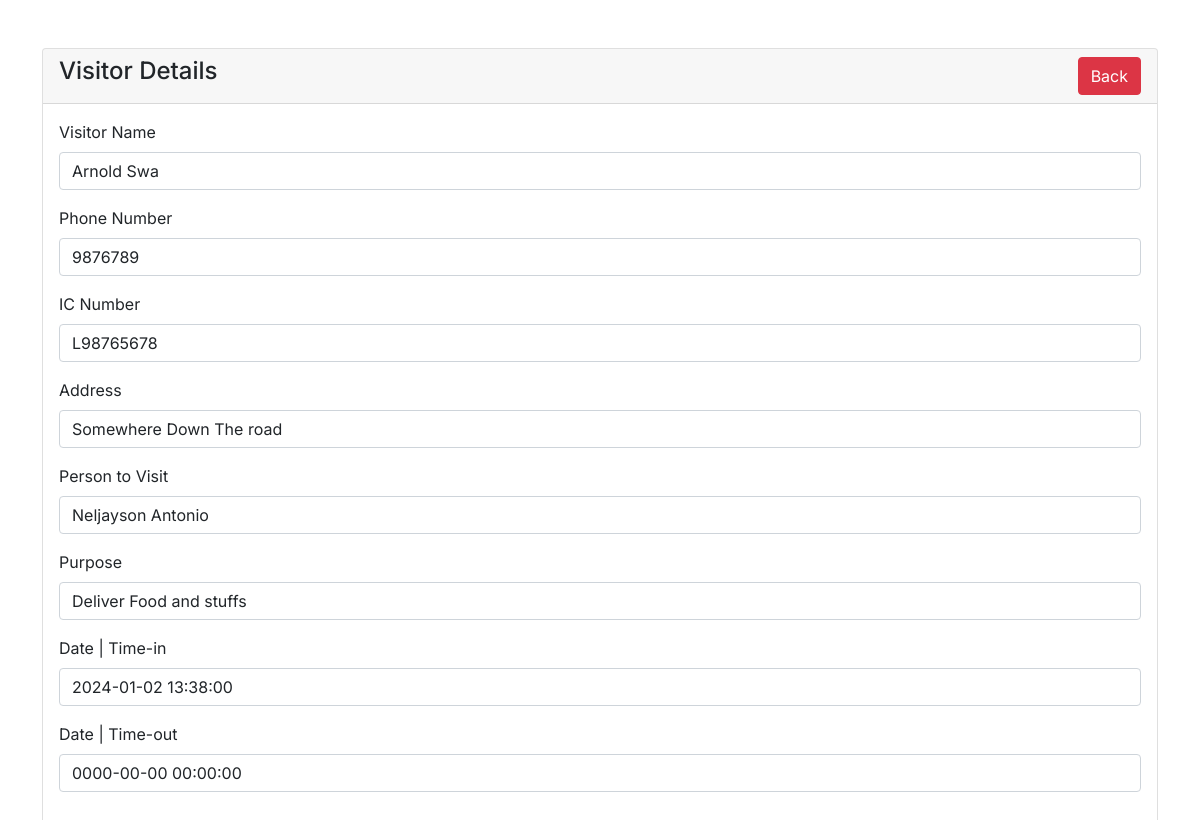
The app's page /visitor-view.php?id=1 with its own data.
### tables this page shows
CREATE TABLE `visitor_tbl` (
  `id` int(11) NOT NULL,
  `visitor_name` varchar(100) NOT NULL,
  `visitor_phone` int(8) NOT NULL,
  `visitor_ic` varchar(100) NOT NULL,
  `visitor_address` varchar(100) NOT NULL,
  `dep_emp_name` varchar(100) NOT NULL,
  `dep_emp_phone` int(8) NOT NULL,
  `visitor_purpose` varchar(200) NOT NULL,
  `visitor_time_in` datetime NOT NULL,
  `visitor_time_out` datetime NOT NULL
);

### visitor-view.php (the view)
<?php
require 'dbcon.php';
?>
<?php
include('includes/header.php');
?>
    <div class="container mt-5">
        <div class="row">
            <div class="col-md-12">
                <div class="card">
                    <div class="card-header">
                        <h4>Visitor Details
                            <a href="index.php" class="btn btn-danger float-right">Back</a>
                        </h4>
                    </div>
                    <div class="card-body">
                        <?php
                        if (isset($_GET['id'])) {
                            $visitor_id = mysqli_real_escape_string($con, $_GET['id']);
                            $query = "SELECT * FROM visitor_tbl WHERE id='$visitor_id'";
                            $query_run = mysqli_query($con, $query);
                            if (mysqli_num_rows($query_run) > 0) {
                                $visitor = mysqli_fetch_array($query_run);
                                ?>
                                            <div class="mb-3">
                                                <label>Visitor Name</label>
                                                <p class="form-control"><?= $visitor['visitor_name']; ?></p>
                                            </div>
                                            <div class="mb-3">
                                                <label>Phone Number</label>
                                                <p class="form-control"><?= $visitor['visitor_phone']; ?></p>
                                            </div>
                                            <div class="mb-3">
                                                <label>IC Number</label>
                                                <p class="form-control"><?= $visitor['visitor_ic']; ?></p>
                                            </div>
                                            <div class="mb-3">
                                                <label>Address</label>
                                                <p class="form-control"><?= $visitor['visitor_address']; ?></p>
                                            </div>
                                            <div class="mb-3">
                                                <label>Person to Visit</label>
                                                <p class="form-control"><?= $visitor['dep_emp_name']; ?></p>
                                            </div>
                                            <div class="mb-3">
                                                <label>Purpose</label>
                                                <p class="form-control"><?= $visitor['visitor_purpose']; ?></p>
                                            </div>
                                            <div class="mb-3">
                                                <label>Date | Time-in</label>
                                                <p class="form-control"><?= $visitor['visitor_time_in']; ?></p>
                                            </div>
                                            <div class="mb-3">
                                                <label>Date | Time-out</label>
                                                <p class="form-control"><?= $visitor['visitor_time_out']; ?></p>
                                            </div>
                                        <?php
                            } else {
                                echo "<h4>No Such ID Found!</h4>";
                            }
                        }
                        ?>
                    </div>
                </div>
            </div>
        </div>
    </div>
    <?php
    include('includes/footer.php');
    ?>

### css/style.css (style rules this page uses)
body, button { font-family: "Inter", sans-serif; }
:root { --offcanvas-width: 270px; --topNavbarHeight: 56px; }
@media (min-width: 992px) { body { overflow: auto !important; } }

### records on screen
visitor_tbl: visitor_name "Arnold Swa", visitor_phone "9876789", visitor_ic "L98765678", visitor_address "Somewhere Down The road", dep_emp_name "Neljayson Antonio", visitor_purpose "Deliver Food and stuffs", visitor_time_in "2024-01-02 13:38:00", visitor_time_out "0000-00-00 00:00:00"
